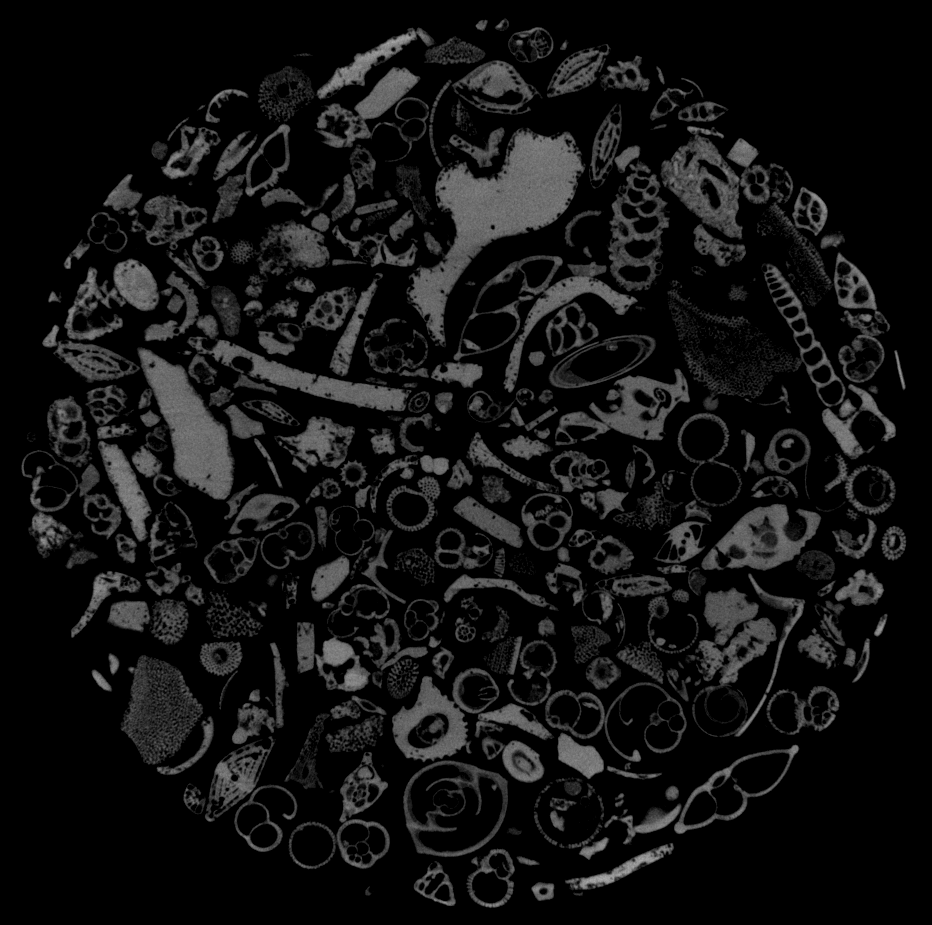
#> input picture data/batch_test.tif, 932 x 925 px; its folder holds only this picture in this run
$ python -i OLD__watershed.py   (imports and definitions only)
#> lines starting #> are read from the running program, lines starting #| are printed output that depends on the picture; after the words box and inside, x2 and y2 are one past the last pixel; in counts of white or black regions, pixels touching at a corner belong together
# Antonio Leonti & Grayson Kelly & Devin Cannistraro
# 1.29.2020
#

import numpy as np
import cv2
import random
import math
import matplotlib.mlab as mlab
import matplotlib.pyplot as plt

# temp notes
# add seed to stack
# add all neighbors to temp stack, if none are step downs from before commit stack to pool
distanceIncrements = []

def checkNewWaterLevel(outerEdgeStack, img, basinNum, waterLevel, newAdditionsStack,inStack):
    tempOuterEdge = outerEdgeStack.copy()
    newAdditionsStack.clear()
    newOuterEdge = []
    shouldReject = False
    print("Current water level:" + str(waterLevel))
    while(len(tempOuterEdge) and not shouldReject):
        x,y = tempOuterEdge.pop()
        coordarray = [(x, y + 1), (x - 1, y), (x + 1, y), (x, y - 1), (x - 1, y + 1), (x + 1, y + 1), (x - 1, y - 1),
                      (x + 1, y - 1)]
        usedNeighbors = 0 # count meant to determine if this point should still be on the outerEdgeStack if = 8 removes
        for neighborCoord in coordarray:
            neighborElevation = img[neighborCoord[0],neighborCoord[1]]
            if inStack[neighborCoord[0]][neighborCoord[1]] == -1:
                if neighborElevation == waterLevel:
                    newAdditionsStack.append((neighborCoord[0],neighborCoord[1]))
                    tempOuterEdge.append((neighborCoord[0],neighborCoord[1]))
                    inStack[neighborCoord[0]][neighborCoord[1]] = basinNum
                    usedNeighbors += 1
                elif neighborElevation < waterLevel:
                    print("ShouldReject height:" + str(neighborElevation))
                    shouldReject = True
            else:
                usedNeighbors += 1
        if usedNeighbors != 8:
            newOuterEdge.append((x,y))

    if not shouldReject:
        outerEdgeStack = newOuterEdge
    else:
        while(len(newAdditionsStack)):
            x,y = newAdditionsStack.pop()
            inStack[x][y] = -1

    return shouldReject

def segmentBasin2(seed , img, basinNum ,testMarker, inStack, color):
    global distanceIncrements
    outerEdgeStack = []
    outerEdgeStack.append(seed)
    waterLevel = img[seed[0],seed[1]]
    waterIncrementIndex = distanceIncrements.index(waterLevel)
    newAdditions = []
    currBasin = []
    print("Starting water height:" + str(waterLevel))
    numberOfwaterLevelRises = 0
    while not checkNewWaterLevel(outerEdgeStack,img,basinNum,waterLevel,newAdditions,inStack) and waterIncrementIndex < len(distanceIncrements):
        currBasin += newAdditions
        waterIncrementIndex += 1
        waterLevel = distanceIncrements[waterIncrementIndex]
        numberOfwaterLevelRises += 1

    #TODO debug only
    while len(currBasin):
        x,y = currBasin.pop()
        testMarker[x,y] = color
    print("Number of water level rises:" + str(numberOfwaterLevelRises) )


def segmentBasin(seed , img, basinNum ,testMarker, inStack, color):
    basinStack = []
    basinStack.append(seed)
    outerEdgeStack = []
    outerEdgeStack.append(seed)
    tempStack = []
    size = 0
    peakReached = False
    waterHeight = img[seed[0],seed[1]]
    print("WaterHeight:" + str(waterHeight))
    while not peakReached:
        while len(outerEdgeStack):
            x,y = outerEdgeStack.pop()
            testMarker[x,y] = color
            size += 1
            coordarray = [(x, y + 1), (x - 1, y), (x + 1, y), (x, y - 1), (x-1,y+1),(x+1,y+1),(x-1,y-1), (x+1,y-1)]
            for pixel in coordarray:
                if img[pixel[0],pixel[1]] > waterHeight:
                    if inStack[pixel[0]][pixel[1]] == -1:
                        inStack[pixel[0]][pixel[1]] = basinNum
                        tempStack.append(pixel)
                        basinStack.append(pixel)
        outerEdgeStack = tempStack
        if len(outerEdgeStack) == 0:
            peakReached = True

    print("Size " + str(size))

def main():
    #import image
    img = cv2.imread("data/batch_test.tif", cv2.IMREAD_GRAYSCALE) #important
#> img is the input picture: shape (925, 932); min 0, max 173, mean 19
    testMarker = cv2.imread("data/batch_test.tif") # for testing only
    #img = cv2.imread("data/batch_one_obj_test.png", cv2.IMREAD_GRAYSCALE)  # important
    #testMarker = cv2.imread("data/batch_one_obj_test.png")  # for testing only
    #kernel = numpy.ones((3,3),numpy.uint8) #for later
    #threshold
    thr = cv2.threshold(img, 1,255, cv2.THRESH_BINARY+cv2.THRESH_OTSU)[1] #important
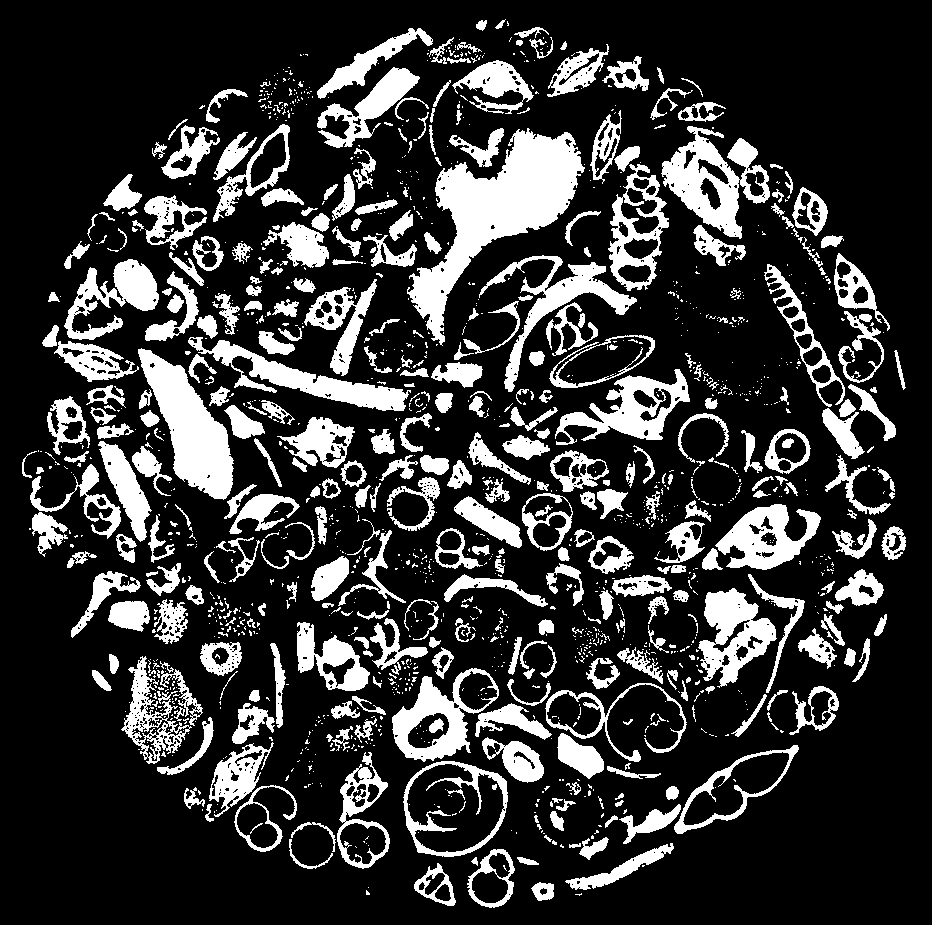
#> thr: shape (925, 932); 21.2% white; 1488 white regions (1096 under 20 px), largest, box (x1, y1, x2, y2) and area: (407, 128, 585, 346) 13237, (138, 348, 234, 500) 6658, (661, 126, 770, 239) 5269
    # Copy the thresholded image.
    im_floodfill = thr.copy()

    # Mask used to flood filling.
    # Notice the size needs to be 2 pixels than the image.

    # Floodfill from point (0, 0)
    cv2.floodFill(im_floodfill, None, (0, 0), 255);
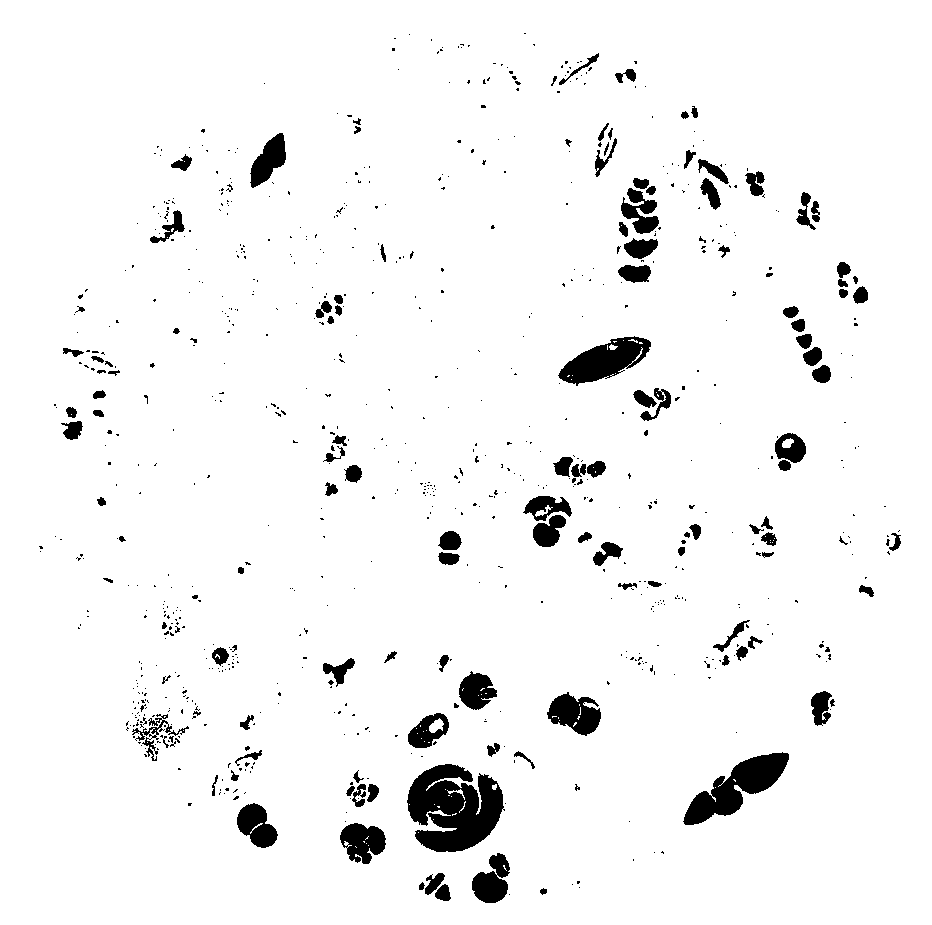
#> im_floodfill: shape (925, 932); 95.4% white; 828 black regions (698 under 20 px), largest, box (x1, y1, x2, y2) and area: (407, 764, 505, 852) 5798, (683, 752, 789, 825) 3199, (558, 336, 651, 386) 2415

    # Invert floodfilled image
    im_floodfill_inv = cv2.bitwise_not(im_floodfill)

    # Combine the two images to get the foreground.
    im_out = thr | im_floodfill_inv
#> im_out: shape (925, 932); 25.7% white; 1413 white regions (1028 under 20 px), largest, box (x1, y1, x2, y2) and area: (407, 128, 585, 346) 13326, (403, 761, 508, 857) 7994, (138, 348, 234, 500) 6684

    dist = cv2.distanceTransform(im_out, cv2.DIST_L2, 3) #important
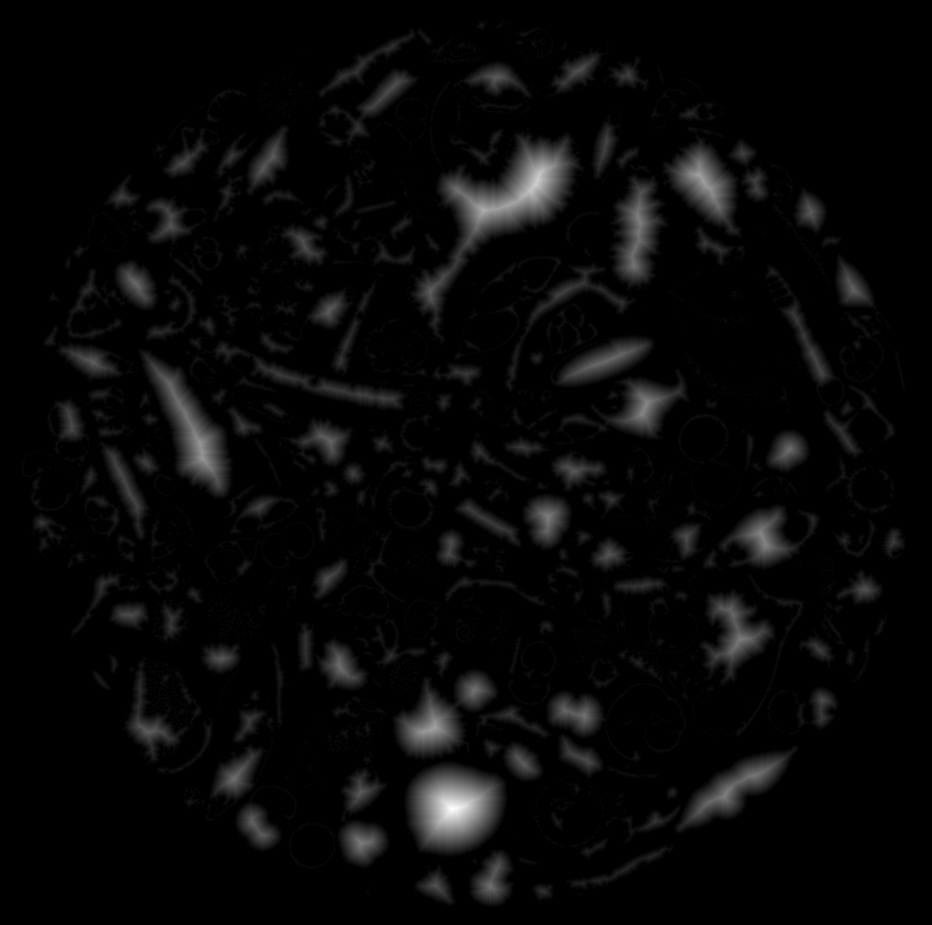
#> dist: shape (925, 932) float32; min 0, max 45.84, mean 1.5; drawn with min black and max white
    dist = cv2.bitwise_not(dist)
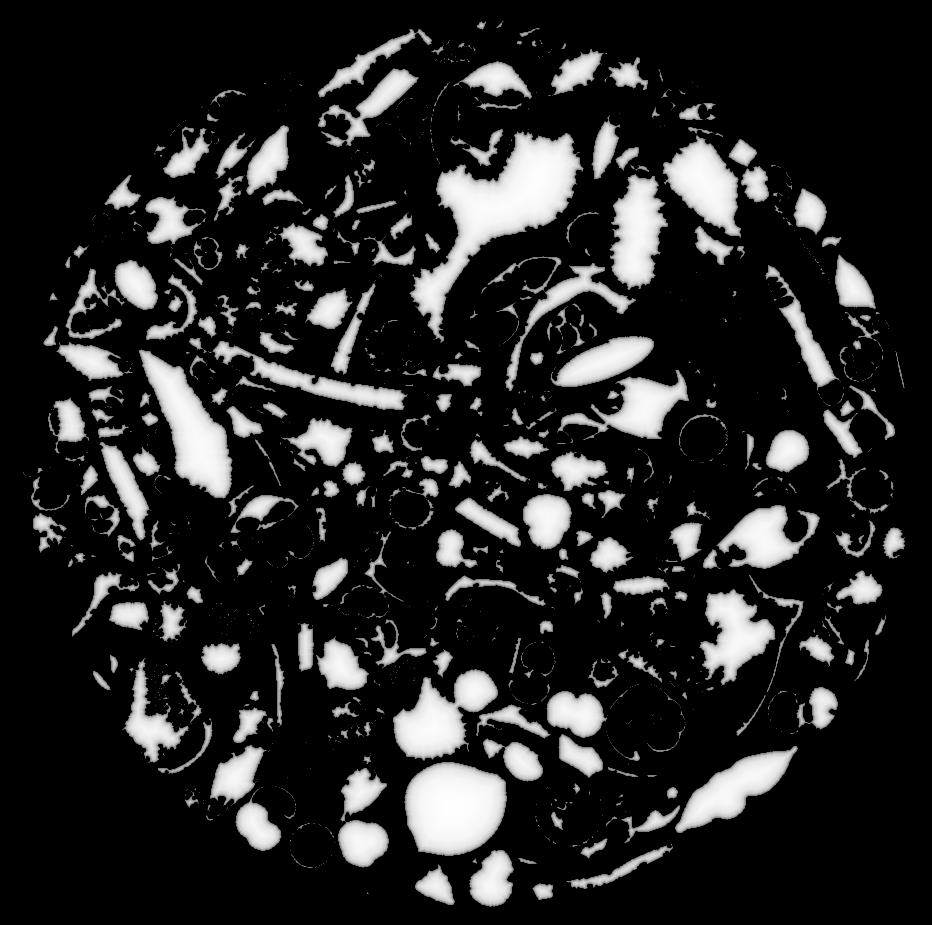
#> dist: shape (925, 932) float32; 74.25% of the values are NaN or infinite; the others: min -4.36, max -0.098, mean -1.82; drawn with min black, max white, NaN and infinite black
    show_image("dist", dist)
    localMinima = []
    deepestPoints = np.array(dist)
    imgWidth = deepestPoints.shape[1]
#> imgWidth = 932
    imgHeight = deepestPoints.shape[0]
#> imgHeight = 925

    for row in deepestPoints:
        for pixel in row:
            if not math.isnan(pixel):
                if pixel not in distanceIncrements:
                    distanceIncrements.append(pixel)
#> after the loop, distanceIncrements = 808 values, max -0.098 at index 732, min -4.36 at index 0, mean -0.221

    print("number of increments:" + str(len(distanceIncrements)))
#| number of increments:808
    distanceIncrements.sort()
    print(str(distanceIncrements))
#> (printed output is left out)

    for row in range(1,imgHeight - 1):
        for column in range(1,imgWidth - 1):
            if deepestPoints[row + 1,column] <= deepestPoints[row,column] and deepestPoints[row-1, column] <= deepestPoints[row,column] and deepestPoints[row,column + 1] <= deepestPoints[row,column] and deepestPoints[row,column - 1] <= deepestPoints[row,column]   and deepestPoints[row + 1,column+ 1] <= deepestPoints[row,column] and deepestPoints[row-1, column + 1] <= deepestPoints[row,column] and deepestPoints[row - 1,column - 1] <= deepestPoints[row,column] and deepestPoints[row + 1,column - 1] <= deepestPoints[row,column]:
                testMarker[row,column] = (255,255,0)
                localMinima.append((row,column))
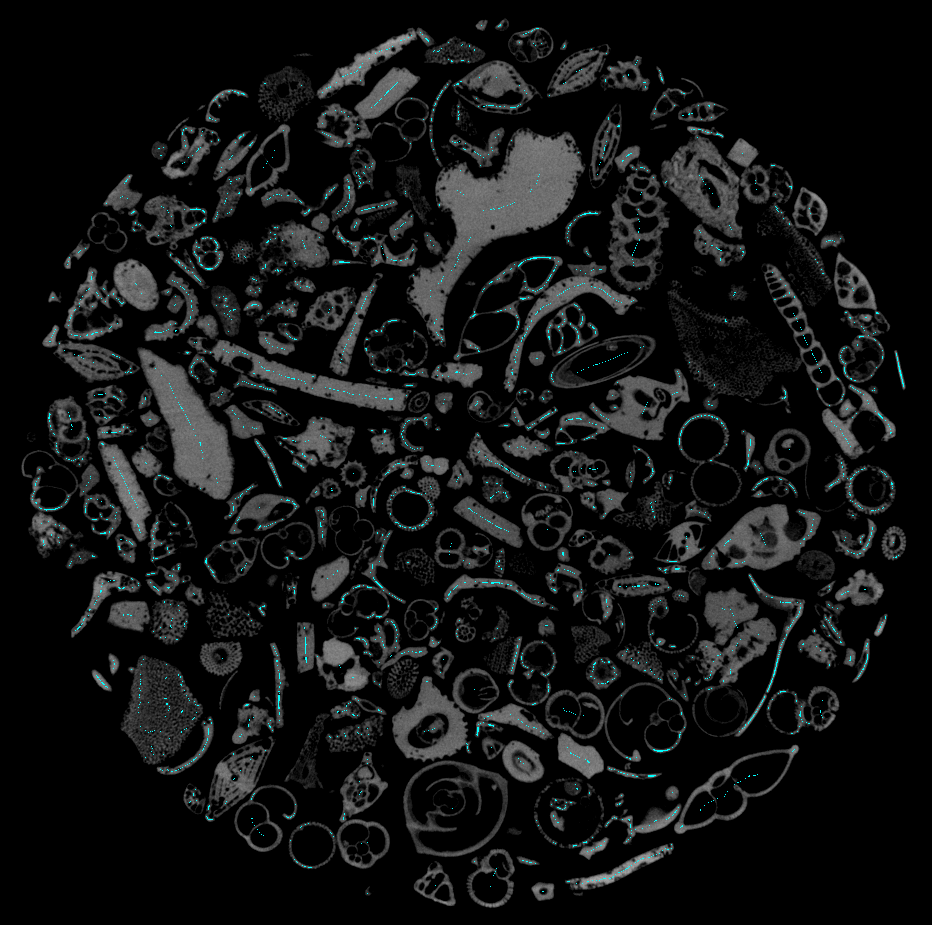
#> testMarker: shape (925, 932, 3); 0.53% of pixels changed, all inside (x1, y1, x2, y2) = (32, 24, 904, 894)
                #print("Test" + str(deepestPoints[row,column]) +" " + str(deepestPoints[row + 1,column]))
                #print("Test" + str(row) + " " + str(column))
    # sorts so lowest points are filled from first
    localMinima.sort(key=lambda point: deepestPoints[point[0], point[1]], reverse=False)
    '''for minima in localMinima:
        print(deepestPoints[minima[0],minima[1]])'''
    basinNum = 0
    inStack = [[-1 for row in range(img.shape[1])] for column in range(img.shape[0])]
    basinsToFill = 30
    while(len(localMinima) and basinNum < basinsToFill):
        x,y = localMinima.pop()
        if inStack[x][y] == -1:
            color = (random.randint(0, 254), random.randint(0, 254), random.randint(0, 255)) # color to render for testing
            segmentBasin2((x,y), dist, basinNum, testMarker,inStack, color)
            print("AmountLeft:" + str(len(localMinima)))
            basinNum += 1
#> this loop made 30 passes
#> (x, y) on passes 1 to 12: (808, 452), (183, 536), (180, 537), (176, 538), (174, 539), (191, 530), (189, 531), (210, 483), (203, 512), (204, 510), (202, 514), (205, 507)
#> after the loop, basinNum = 30
    show_image("testMarker",testMarker)
    cv2.imwrite("data/testMarker.tif",testMarker)


    #show all images
    show_image("src", img)


def show_image(str, img):
    cv2.imshow(str, img)
    cv2.waitKey(0)
    cv2.destroyAllWindows()

>>> result = main()
